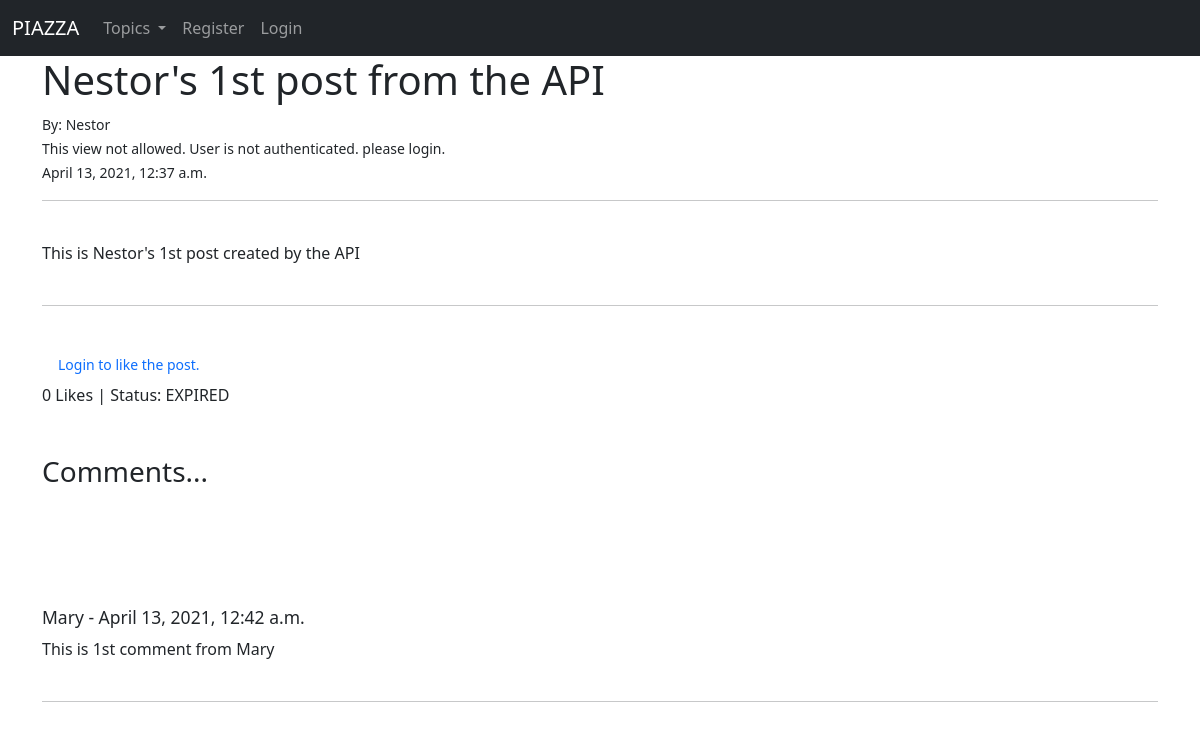
Page /article/51 on the committed database.
### RESOURCES_SERVER/models.py (models this page shows, shortened)
class Post(models.Model):
    STATUS = (
        ('LIVE', 'LIVE'),
        ('EXPIRED', 'EXPIRED'),
    )
    title = models.CharField(max_length=100)                                                #<--------  Post title | Using a validator here to check if post title is unique
    title_tag = models.CharField(max_length=255, default='')                                #<--------  Post title_tag (labe this will show on the web browser tab)
    topic = models.CharField(max_length=100, choices=topics_list)                           #<--------  Post topic is a field that is a model itself and categorises the post to a topic...
    date = models.DateTimeField(default=timezone.now)                                       #<--------  Post date creation
    expiration_date = models.DateTimeField(default=timezone.now)                            #<--------  Post expiration date
    content = RichTextField(blank=True, null=True)                                          #<--------  Post content
    author = models.ForeignKey(User, on_delete=models.CASCADE, blank=True, null=True )      #<--------  Post author - User that created the post
    status = models.CharField(max_length=7, choices=STATUS, default="LIVE")                 #<--------  Post status (expired or not expired)
    snippet = models.CharField(max_length=100)                                              #<--------  Post snipet (we can add this and will show in the main page)
    likes = models.ManyToManyField(User, related_name='likes')                              #<--------  Post likes
    def post_status(self):
        if self.expiration_date > timezone.now():
            new_status = "LIVE"
            return new_status
        else:
            new_status = "EXPIRED"
            return new_status
    def total_likes(self):
        return self.likes.count()
    class Meta:
        ordering = ['-date']

class Comment(models.Model):
    post = models.ForeignKey(Post, related_name="post_comment", on_delete=models.CASCADE)
    content = models.TextField()
    date = models.DateTimeField(default=timezone.now)
    author = models.ForeignKey(User, related_name="author_comment", on_delete=models.CASCADE)
    class Meta:
        ordering = ['-date']

### RESOURCES_SERVER/views.py (the view)
# urls.py: path('article/<int:pk>', ArticleDetailView.as_view(), name='article_details'),
class ArticleDetailView(DetailView):
    model = Post
    template_name = 'article_details.html'
    def get_context_data(self, *args, **kwargs):
        topic_menu = Topic.objects.all()
        context = super(ArticleDetailView, self).get_context_data(*args, **kwargs)
        stuff = get_object_or_404(Post, id=self.kwargs['pk'])
        total_likes = stuff.total_likes() # <------------ Calling the "total_likes" function from our models.py file for the "Post" model
        post_status = stuff.post_status()
        liked = False
        if stuff.likes.filter(id=self.request.user.id).exists():
            liked = True
        context["topic_menu"] = topic_menu
        context["total_likes"] = total_likes
        context["post_status"] = post_status
        context["liked"] = liked
        return context

### RESOURCES_SERVER/models.py (called while the page is built)
    def __str__(self):
        return  self.name

### RESOURCES_SERVER/templates/article_details.html (shortened to what this page needs)
{% extends 'base.html' %}
{% block content %}
    <h1>{{ post.title }}</h1>
    <small> By: {{ post.author.username }}
            {% if user.is_authenticated %}
                {% if user.id == post.author.id %}
                    <a href="{% url 'update_post' post.pk %}">Edit</a>
                    <a href="{% url 'delete_post' post.pk %}">Delete</a>
                {% endif %}
            {% else %}
                <br>
                This view not allowed. User is not authenticated. please login.
            {% endif %}
        <br>{{ post.date }}
    </small>
    <br>
    <hr>
    <br>
    {{ post.content | safe}}
    <br/><br/>
    <hr>
    <br/>
    <form action="{% url 'like_post' post.pk %}" method="POST">
        {% if user.is_authenticated %}
            {% if user.id != post.author.id and not post_status == "EXPIRED" %}
                    {% csrf_token %}
                    {% if liked %}
                        <button type="submit", name="post_id", value="{{ post.id }}", class="btn btn-danger btn-sm">Unlike</button>
                    {% else %}
                            <button type="submit", name="post_id", value="{{ post.id }}", class="btn btn-primary btn-sm">Like</button>
                    {% endif %}
            {% endif %}
        {% else %}
            <small><a class="nav-link" href="{% url 'login' %}">Login to like the post.</a></small>
        {% endif %}
        {{ total_likes }} Likes   |  Status: {{ post_status }}
    </form>
    <br>
    <br>
    <h3>Comments...<h3>
    <br>
    <br>
    {% if not post.post_comment.all %}
        <small><h5>No Comments yet...
            {% if not post_status == "EXPIRED" %}
                <a href="{% url 'add_comment' post.pk %}">Add Comment</a>
            {% endif %}
        </h5></small>
    {% else %}
    <br>
        {% for comment in post.post_comment.all %}
            <h5><small>{{ comment.author }} - {{ comment.date }}</small></h5>
            {{ comment.content }}
            <br>
            <br>
            <hr>
        {% endfor %}
    {% endif %}
{% endblock %}

### rows in the picture
Post: title "Nestor's 1st post from the API", author.username "Nestor", date "April 13, 2021, 12:37 a.m.", content "This is Nestor's 1st post created by the API"
Comment: author "Mary", date "April 13, 2021, 12:42 a.m.", content "This is 1st comment from Mary"

### other values in the picture
{{ total_likes }} "0"
{{ post_status }} "EXPIRED"
